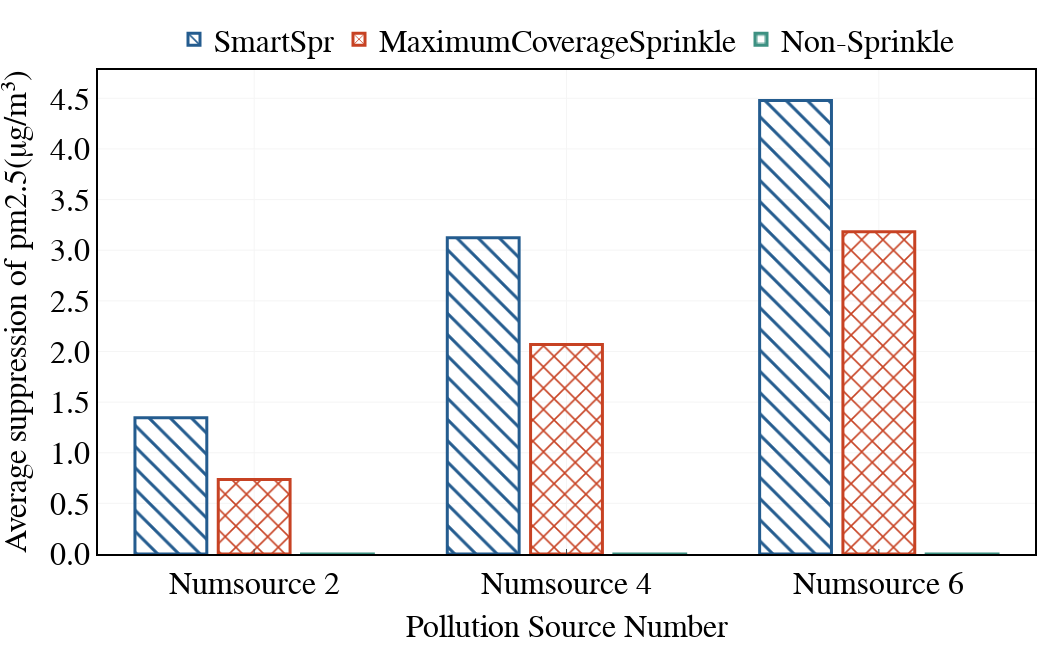

Notebook code for this chart:
### Markdown cell above
# average suppression of pm2.5 concentration for different source number

### Code cell
# 累计pm2.5控制总量
Setting = pypolo2.utilities.Config()
strategy_name = ["EffectOrientedSelectiveSpray",
                 "MaximumCoverageSpray",
                 "NoSpray"]
comparing_variables = [["teamsize_3","teamsize_6","teamsize_9"],
                       ["numsource_2","numsource_4","numsource_6","numsource_8"],
                       ["change_interval4","change_interval8","change_interval12"]]
seeds = [0,3,7,11,15,18,32,42,50,55,60,66]
team_sizes = [3,5,7]
sourcenums = [2,4,6,8]
change_intervals = [4,8,12]
strategy_pm25suppression = []
sche_step = 0
adaptive_step = 0
for strategy in strategy_name:
    if strategy == "EffectOrientedGreedySpray":
        sche_step = 8
        adaptive_step = 8
    else:
        sche_step = 18
        adaptive_step = 2
    variable_pm25suppression = []
    for i in range(3):
        comparing_variable = comparing_variables[1][i]
        team_size = 5
        sourcenum = sourcenums[i]
        seed_pm25suppression = []
        for seed in seeds:
            pklname = f'SEED_{seed}_X{Setting.grid_x}_Y{Setting.grid_y}_VS{team_size}_TS{Setting.max_num_samples}_SS{sche_step}_AS{adaptive_step}_SN{sourcenum}_RS{Setting.replenish_speed}_WV{Setting.water_volume}'
            pkldir = './outputs/' + strategy + '/' + comparing_variable + '/' + pklname + ".pkl"
            data = pypolo2.experiments.utilities.readpkl(pkldir)
            effect = np.sum(data['spray_effect'])/48/400
            seed_pm25suppression.append(effect)
        variable_pm25suppression.append(np.mean(seed_pm25suppression))
    strategy_pm25suppression.append(variable_pm25suppression)
strategy_pm25suppression = np.array(strategy_pm25suppression)

width = 1050
height = 650
colors_dict = ['#C74223', '#3D9182', '#245C8F']

labels = np.array(["Numsource 2","Numsource 4","Numsource 6"])
xtitle = 'Pollution Source Number'
ytitle = 'Average suppression of pm2.5(μg/m³)'
fig = go.Figure()
fig.add_trace(go.Bar(
    width= 0.23, 
    x=labels, 
    y=strategy_pm25suppression[0,:], 
    name='SmartSpr', 
    marker=dict(line_color=colors_dict[2],color=colors_dict[2], pattern_shape='\\')))
fig.add_trace(go.Bar(
    width= 0.23, 
    x=labels, 
    y=strategy_pm25suppression[1,:], 
    name='MaximumCoverageSprinkle', 
    marker=dict(line_color=colors_dict[0],color=colors_dict[0], pattern_shape='x')))
fig.add_trace(go.Bar(
    width= 0.23, 
    x=labels, 
    y=strategy_pm25suppression[2,:], 
    name='Non-Sprinkle', 
    marker=dict(line_color=colors_dict[1],color=colors_dict[1], pattern_shape='+')))

fig.update_traces(
    marker=dict(pattern_fillmode="replace", line_width=3, pattern_size=15),
)

fig = bar_update_fig(fig, xtitle, ytitle, width=width, height=height)
fig.update_xaxes(title_text=xtitle, title_font=dict(size=32),tickfont=dict(size=32))
fig.update_yaxes(title_text=ytitle, title_font=dict(size=32),tickfont=dict(size=32))
fig.update_layout(
    yaxis=dict(range=[0, np.max(strategy_pm25suppression)+0.3]),  # 设置y轴范围
    legend=dict(font=dict(size=32), x=0.5, y=1.12, orientation='h')
    )
fig.show()
filename = './outputs/png/bar_AverageSprayEffect-numsource2468.png'
print(filename)
fig.write_image(filename, scale=1)

### Figure 1 — Plotly figure (JSON) as saved in the notebook; plotly's stock layout.template omitted (floating-point values rounded to 4 significant figures)
{"data": [{"marker": {"color": "#245C8F", "line": {"color": "#245C8F", "width": 3}, "pattern": {"fillmode": "replace", "shape": "\\", "size": 15}}, "name": "SmartSpr", "type": "bar", "width": 0.23, "x": ["Numsource 2", "Numsource 4", "Numsource 6"], "y": [1.345, 3.122, 4.48]}, {"marker": {"color": "#C74223", "line": {"color": "#C74223", "width": 3}, "pattern": {"fillmode": "replace", "shape": "x", "size": 15}}, "name": "MaximumCoverageSprinkle", "type": "bar", "width": 0.23, "x": ["Numsource 2", "Numsource 4", "Numsource 6"], "y": [0.7364, 2.069, 3.183]}, {"marker": {"color": "#3D9182", "line": {"color": "#3D9182", "width": 3}, "pattern": {"fillmode": "replace", "shape": "+", "size": 15}}, "name": "Non-Sprinkle", "type": "bar", "width": 0.23, "x": ["Numsource 2", "Numsource 4", "Numsource 6"], "y": [-9.655e-05, -9.489e-05, -0.0003476]}], "layout": {"font": {"color": "rgb(0, 0, 0)", "family": "Arial", "size": 30}, "height": 650, "legend": {"font": {"size": 32}, "orientation": "h", "title": {"text": ""}, "x": 0.5, "xanchor": "center", "y": 1.12, "yanchor": "top"}, "margin": {"b": 15, "l": 15, "r": 15, "t": 15}, "plot_bgcolor": "rgb(255,255,255)", "width": 1050, "xaxis": {"gridcolor": "rgb(245, 245, 245)", "linecolor": "rgb(0, 0, 0)", "linewidth": 2, "mirror": true, "showline": true, "tickfont": {"size": 32}, "ticks": "inside", "title": {"font": {"size": 32}, "text": "Pollution Source Number"}}, "yaxis": {"gridcolor": "rgb(245, 245, 245)", "linecolor": "rgb(0, 0, 0)", "linewidth": 2, "mirror": true, "range": [0, 4.78], "showline": true, "tickfont": {"size": 32}, "tickformat": ".1f", "title": {"font": {"size": 32}, "text": "Average suppression of pm2.5(μg/m³)"}}}}
